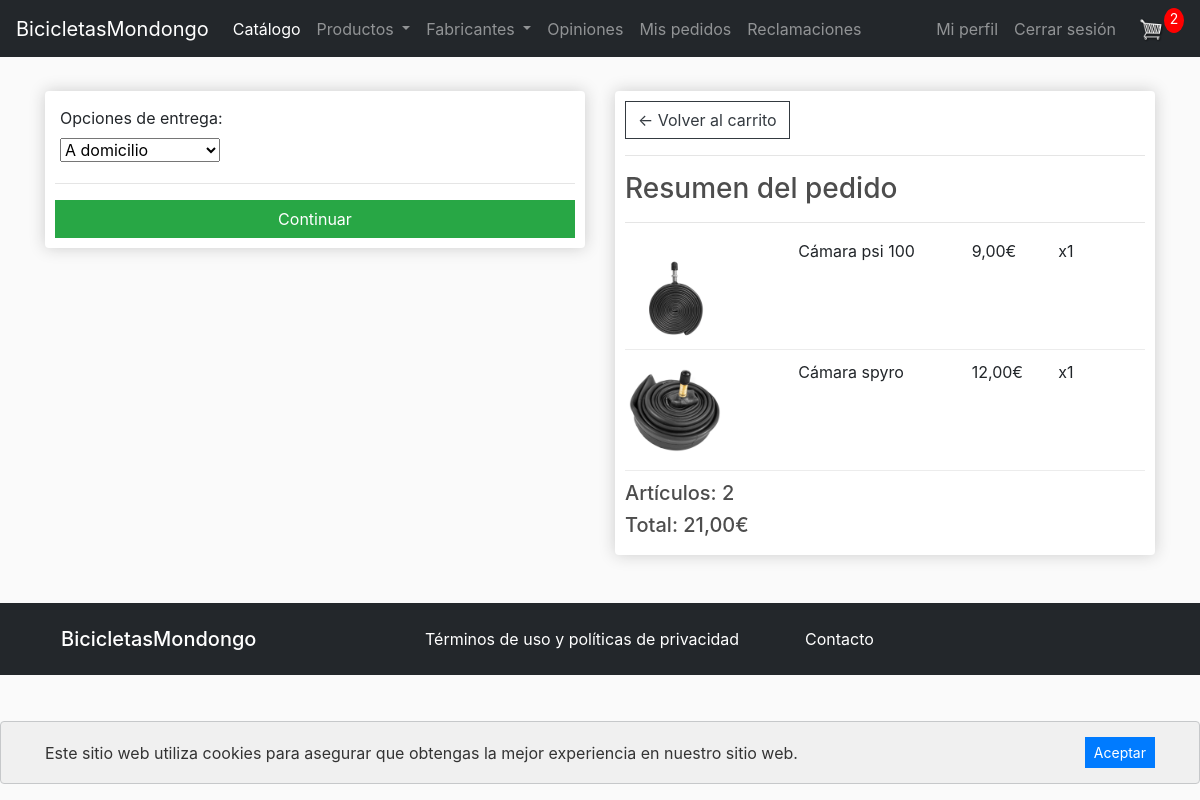
The page /store/checkout/ (signed in) on the database as committed earlier.
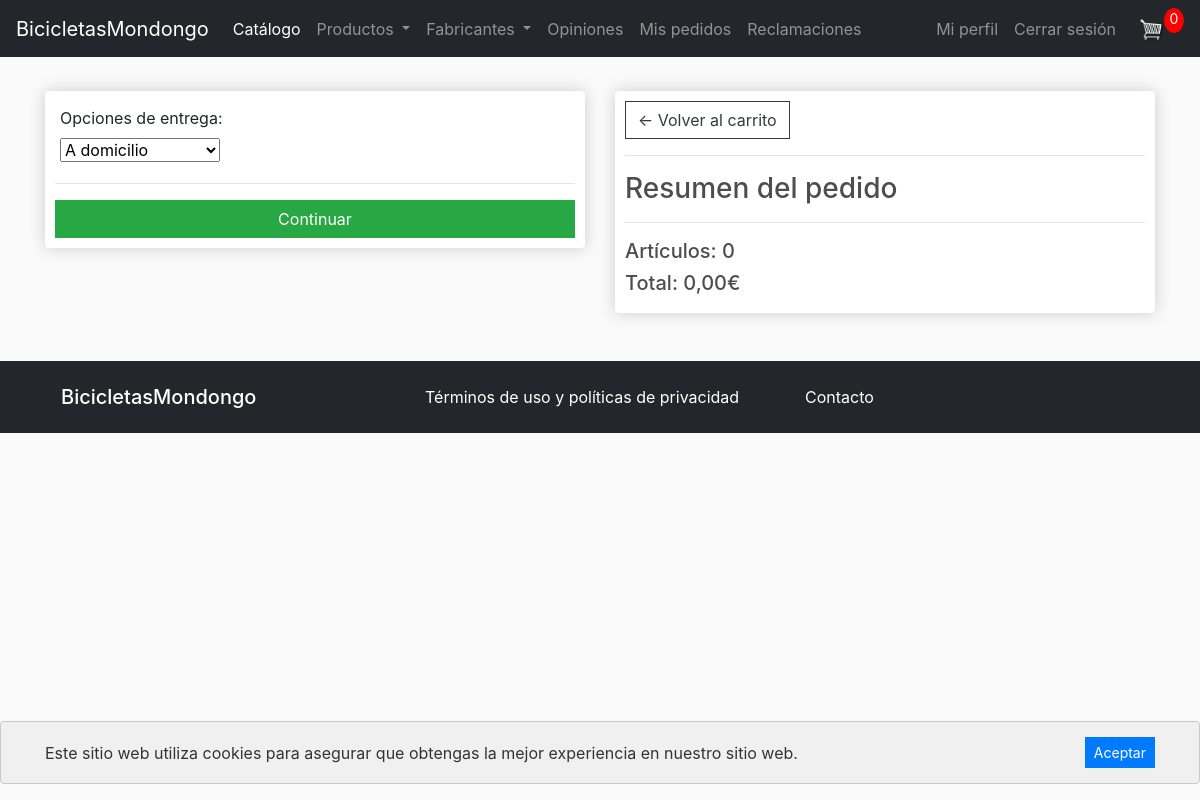
The same page on the database as committed later.
### store/models.py (models this page shows, shortened)
class OrderItem(models.Model):
	id = models.BigAutoField(primary_key=True)  # Campo de clave primaria explícito
	product = models.ForeignKey(Product, on_delete=models.SET_NULL, null=True)
	order = models.ForeignKey(Order, on_delete=models.SET_NULL, null=True)
	quantity = models.IntegerField(default=0, null=True, blank=True)
	date_added = models.DateTimeField(auto_now_add=True)
	status = models.CharField(max_length=2, choices=STATUS_CHOICES, default='EA')
	@property
	def get_total(self):
		total = self.product.price * self.quantity
		return total

class Product(models.Model):
	id = models.BigAutoField(primary_key=True)  # Campo de clave primaria explícito
	name = models.CharField(max_length=200)
	type = models.CharField(max_length=200,choices=PRODUCT_TYPES,null=True)
	maker = models.CharField(max_length=200,choices=MAKER_TYPES,null=True)
	price = models.FloatField()
	digital = models.BooleanField(default=False,null=True, blank=True)
	image = models.ImageField(null=True, blank=True)
	stock_no = models.IntegerField(default=0, null=True, blank=True, help_text="Enter the stock number")
	@property
	def imageURL(self):
		try:
			url = self.image.url
		except:
			url = ''
		return url

class Order(models.Model):
	id = models.BigAutoField(primary_key=True)  # Campo de clave primaria explícito
	customer = models.ForeignKey(Customer, on_delete=models.SET_NULL, null=True, blank=True)
	date_ordered = models.DateTimeField(auto_now_add=True)
	complete = models.BooleanField(default=False)
	transaction_id = models.CharField(max_length=100, null=True)
	status = models.CharField(max_length=2, choices=STATUS_CHOICES, default='EA')
	estimated_delivery_date = models.DateTimeField(null=True, blank=True)
	refund_requested = models.BooleanField(default=False)
	refund_granted = models.BooleanField(default=False)
	@property
	def get_cart_total(self):
		orderitems = self.orderitem_set.all()
		total = sum([item.get_total for item in orderitems])
		return total
	@property
	def get_cart_items(self):
		orderitems = self.orderitem_set.all()
		total = sum([item.quantity for item in orderitems])
		return total

### store/views.py (the view)
# urls.py: path('checkout/', views.checkout, name="checkout"),
def checkout(request):
	data = cartData(request)
	cartItems = data['cartItems']
	order = data['order']
	items = data['items']
	context = {'items':items, 'order':order, 'cartItems':cartItems}
	return render(request, 'store/checkout.html', context)

### store/utils.py (called while the page is built)
def cartData(request):
    types = []  # Initialize types
    if request.user.is_authenticated:
        customer = request.user.customer
        order, created = Order.objects.get_or_create(customer=customer, complete=False)
        items = order.orderitem_set.all()
        cartItems = order.get_cart_items
        for item in items:
            types.append(item.product.type)
    else:
        cookieData = cookieCart(request)
        cartItems = cookieData['cartItems']
        order = cookieData['order']
        items = cookieData['items']
        types = cookieData['types']
    return {'cartItems':cartItems ,'order':order, 'items':items, 'types':types}

### store/templates/store/checkout.html (shortened to what this page needs)
{% extends 'store/main.html' %}
{% load static %}
{% block content %}
     <div class="row">
        <div class="col-lg-6">
            <div class="box-element" id="form-wrapper">
                <form id="form">
					<div class="form-field">
						<label for="delivery_option">Opciones de entrega:</label>
						<select id="delivery_option" name="delivery_option">
							<option value="home_delivery">A domicilio</option>
						</select>
					</div>
					<hr>
					<input id="form-button" class="btn btn-success btn-block" type="submit" value="Continuar">
				</form>
			</div>
			<br>
		</div>
		<div class="col-lg-6">
			<div class="box-element">
				<a  class="btn btn-outline-dark" href="{% url 'cart' %}">&#x2190; Volver al carrito</a>
				<hr>
				<h3>Resumen del pedido</h3>
				<hr>
				{% for item in items %}
				<div class="cart-row">
					<div style="flex:2"><img class="row-image" src="{{item.product.imageURL}}"></div>
					<div style="flex:2"><p>{{item.product.name}}</p></div>
					<div style="flex:1"><p>{{item.product.price|floatformat:2}}€</p></div>
					<div style="flex:1"><p>x{{item.quantity}}</p></div>
				</div>
				{% endfor %}
				<h5>Artículos:   {{order.get_cart_items}}</h5>
				<h5>Total:   {{order.get_cart_total|floatformat:2}}€</h5>
			</div>
		</div>
	</div>
{% endblock content %}

Rows that differ between the two databases and show on the page:
removed OrderItem: product.imageURL (picture), product.name "Cámara psi 100", product.price "9,00", quantity "1"
no longer on this page (row unchanged): OrderItem: product.imageURL (picture), product.name "Cámara spyro", product.price "12,00", quantity "1"
no longer on this page (row edited): Order: get_cart_items "2", get_cart_total "21,00"
added Order: get_cart_items "0", get_cart_total "0,00"
Other text that changed with them:
{{ cartItems }}: "2" → "0"
